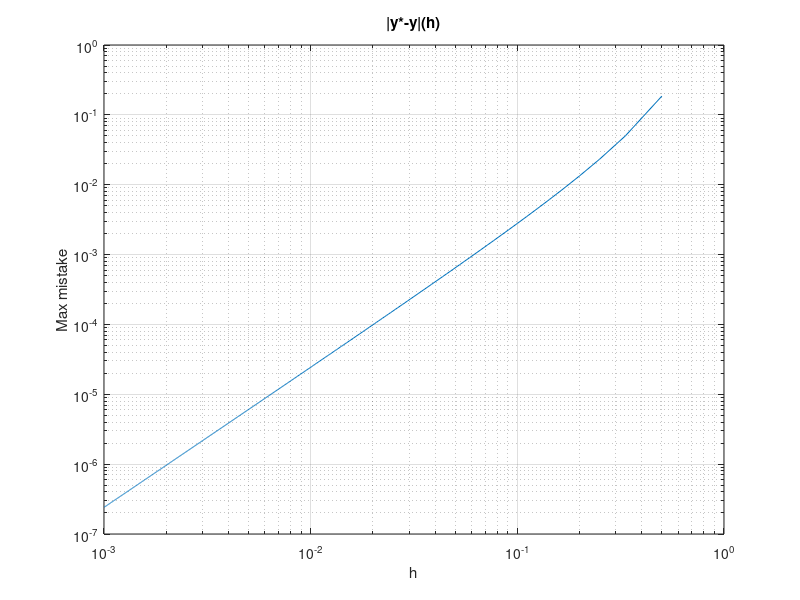
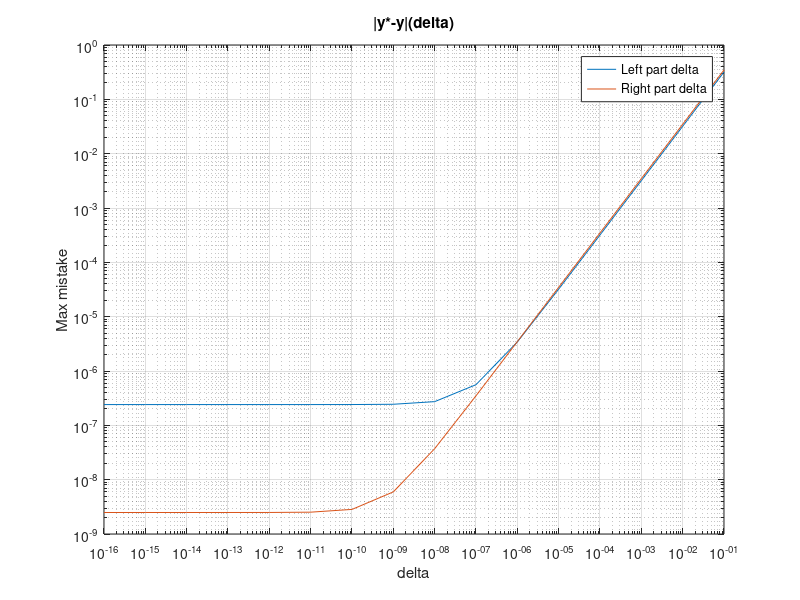

Source code (MATLAB) for these figures, in order:
A = load('output1.txt');
h = A(:, 1);
mstk = A(:, 2);
loglog(h, mstk)
grid on
xlabel('h')
ylabel('Max mistake')
title('|y*-y|(h)')

figure
A = load('output2.txt');
delta = A(:, 1);
mstk = A(:, 2);
loglog(delta, mstk)
grid on
xlabel('delta')
ylabel('Max mistake')

hold on
A = load('output3.txt');
delta = A(:, 1);
mstk = A(:, 2);
loglog(delta, mstk)

legend('Left part delta', 'Right part delta')
title('|y*-y|(delta)')